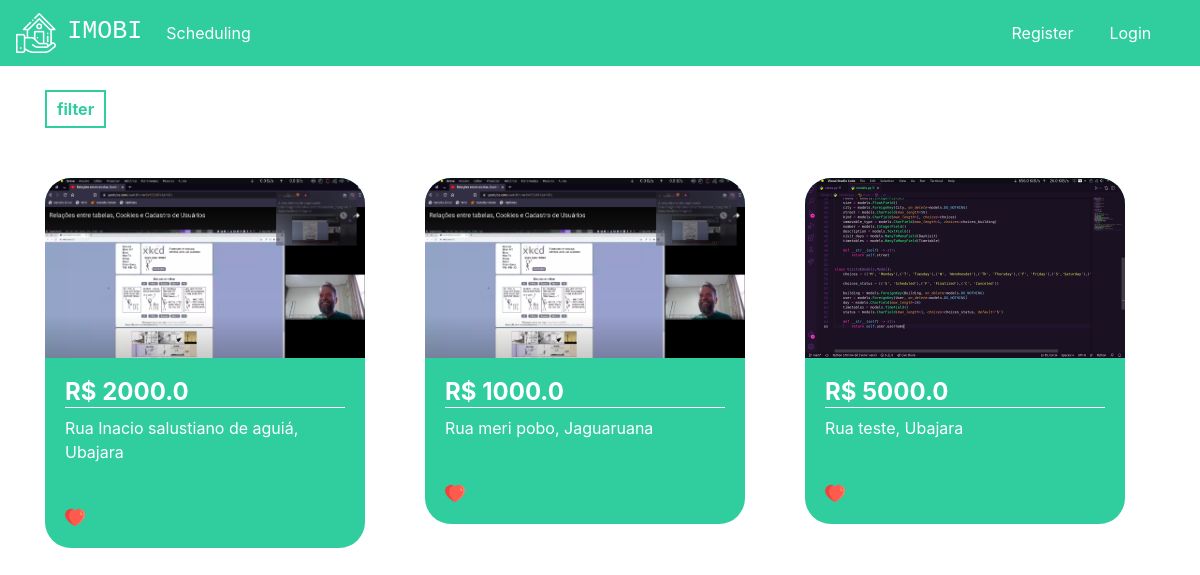
The page / on the database its author committed.
### home/models.py (models this page shows, shortened)
class Building(models.Model):
    choices = (('S', 'Sale'), ('R', 'Rent'))
    choices_building = (('A', 'Apartment'), ('H', 'House'))
    images = models.ManyToManyField(Image)
    value = models.FloatField()
    rooms = models.IntegerField()
    size = models.FloatField()
    city = models.ForeignKey(City, on_delete=models.DO_NOTHING)
    street = models.CharField(max_length=50)
    kind = models.CharField(max_length=1, choices=choices)
    immovable_type = models.CharField(max_length=1, choices=choices_building)
    number = models.IntegerField()
    description = models.TextField()
    visit_days = models.ManyToManyField(DayVisit)
    timetables = models.ManyToManyField(Timetable)

class Image(models.Model):
    img = models.ImageField(upload_to='img')

class City(models.Model):
    name = models.CharField(max_length=30)
    def __str__(self) -> str:
        return self.name

### home/views.py (the view)
# urls.py: path('', views.home, name='home'),
def home(request):
    min_price = request.GET.get('min_price')
    max_price = request.GET.get('max_price')
    city = request.GET.get('city')
    kind = request.GET.getlist('kind')
    cities = City.objects.all()
    if min_price or max_price or city or kind:
        if not min_price:
            min_price = 0
        if not max_price:
            max_price = 999999999
        if not kind:
            kind = ['A', 'H']
        real_estate = Building.objects.filter(value__gte=min_price).filter(value__lte=max_price).filter(immovable_type__in=kind).filter(city=city)
    else:
        real_estate = Building.objects.all()
    context = {
        'real_state': real_estate,
        'cities': cities
    }
    return render(request, 'home.html', context)

### home/templates/home.html (shortened to what this page needs)
{% extends 'base.html' %}
{% load static %}
{% block 'head' %}
    <link rel="stylesheet" href="{% static 'home/css/home.css' %}">
{% endblock %}
{% block 'body' %}
    <div class="container">
        <br>
        <button type="button" class="btn_filter" data-toggle="modal"
        data-target="#exampleModal">
        filter
        </button>
        <div class="row">
            {% for building  in real_state %}
                <div class="col-md cont">
                    <div class="card_building">
                        <img class="img_cloak_building" src="{{building.images.all.0.img.url}}">
                        <div class="information_real_state">
                            <a class="a_none" href="{% url 'building' building.id %}"><h4 class="value">R$ {{building.value}}</h4></a>
                            <p>{{building.street}}, {{building.city}}</p>
                            <br>
                            <img width="7%" src="{% static 'home/img/heart.png' %}">
                        </div>
                    </div>
                </div>
            {% endfor %}
        </div>
    </div>
{% endblock %}

### templates/static/home/css/home.css (style rules this page uses)
.card_building { background-color: #30CD9E; width: 20rem; margin-top: 50px; border-radius: 26px; }
.img_cloak_building { width: 100%; border-top-left-radius: 26px; border-top-right-radius: 26px; }
.information_real_state { padding: 20px; color: white; }
.value { font-weight: bold; border-bottom: 1px solid white; }
.btn_filter { border: none; background-color: transparent; border: 2px solid #30CD9E; color: #30CD9E; padding: 5px 10px 5px 10px; font-weight: bold; }
.a_none { color: white; }

### rows shown on the page
Building: images.all.0.img (picture), value "2000.0", street "Rua Inacio salustiano de aguiá", city "Ubajara"
Building: images.all.0.img (picture), value "1000.0", street "Rua meri pobo", city "Jaguaruana"
Building: images.all.0.img (picture), value "5000.0", street "Rua teste", city "Ubajara"
